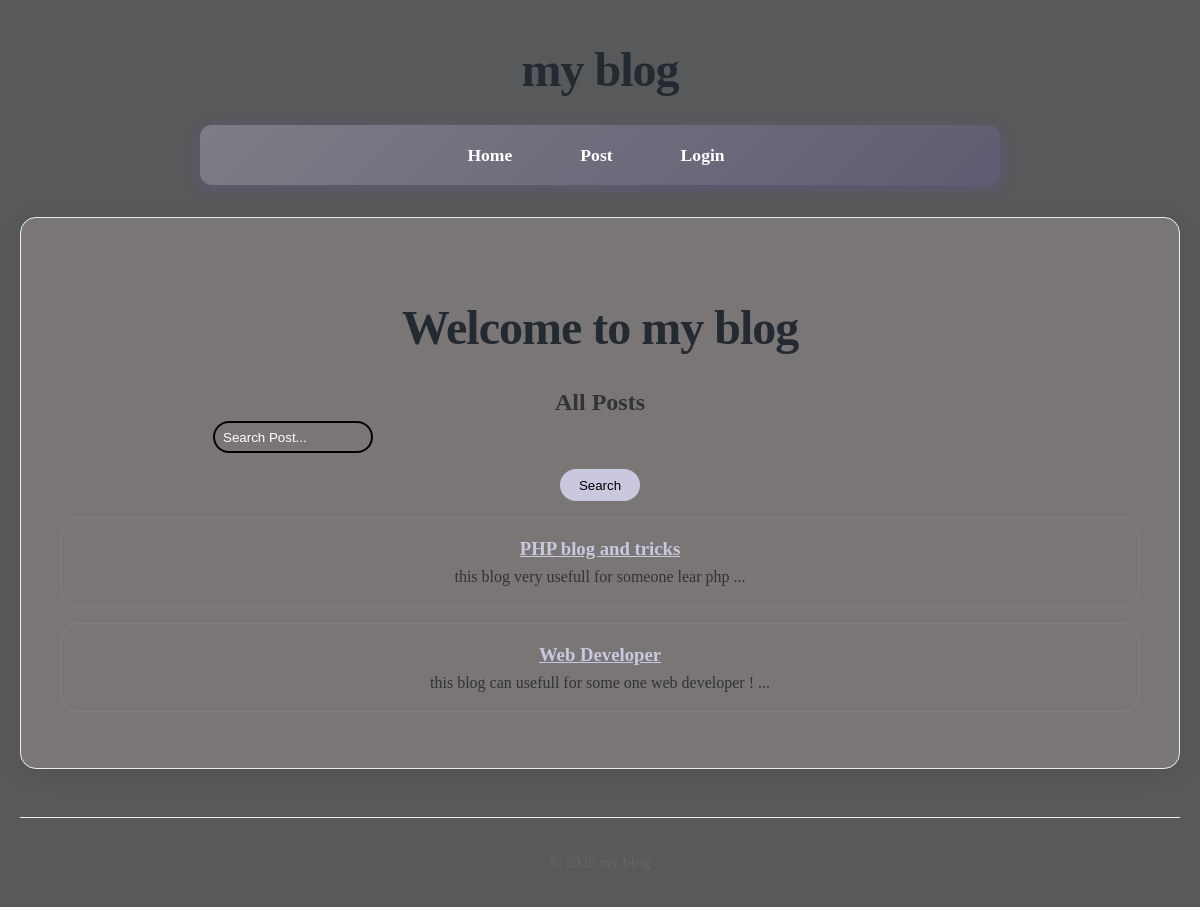
The app's page /post, older data.
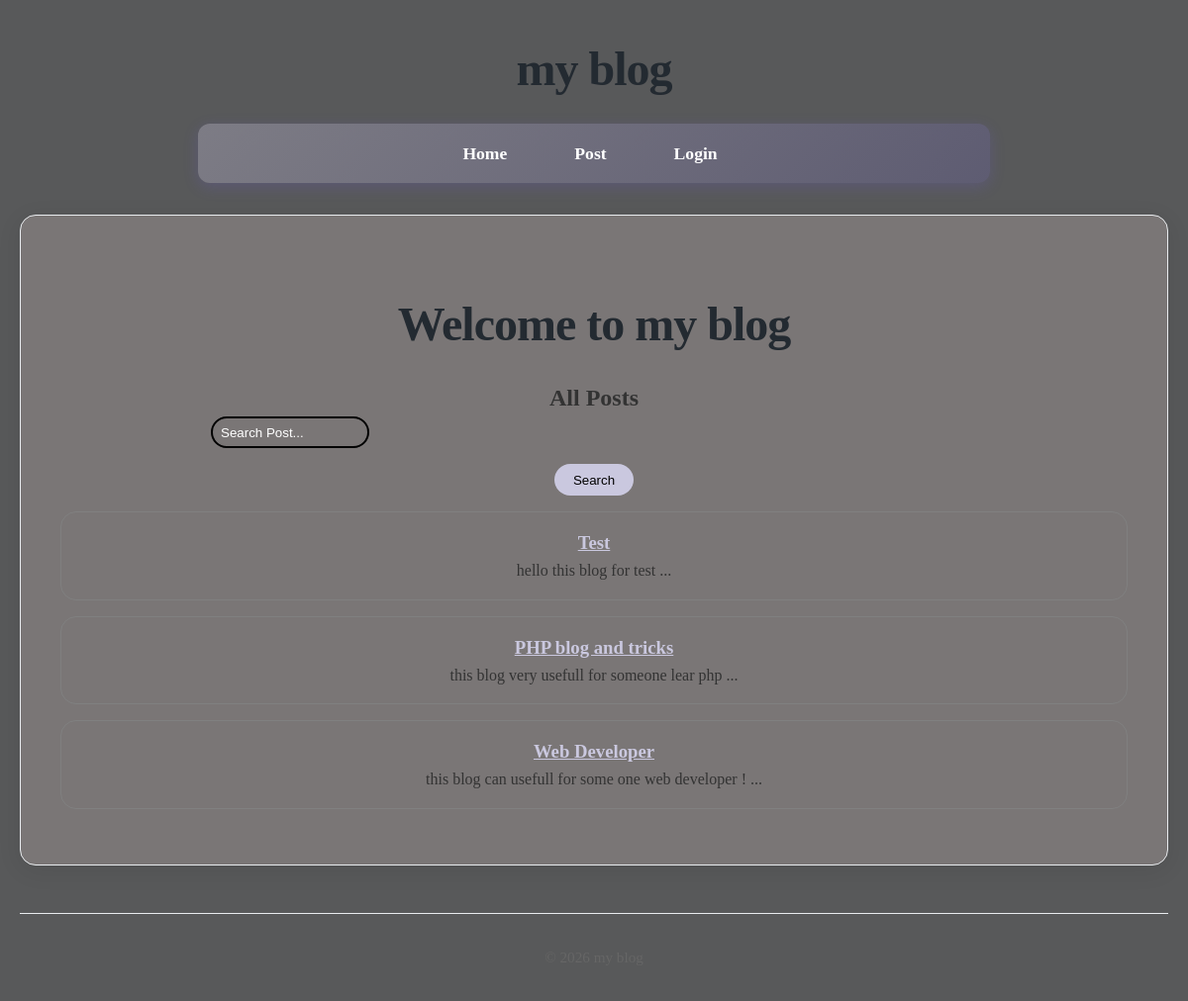
The same page, newer data.
### tables this page shows
CREATE TABLE posts(
    id INTEGER PRIMARY KEY AUTOINCREMENT,
    title TEXT NOT NULL,
    content TEXT NOT NULL,
    views INTEGER DEFAULT 0,
    user_id INTEGER NOT NULL,
    created_at DATETIME DEFAULT CURRENT_TIMESTAMP,
    FOREIGN KEY (user_id) REFERENCES users (id)
);

### core/Router.php (called while the page is built, shortened)
<?php
class Router{
    protected array $routes = [];
    protected array $globalMiddleware = [];
    protected array $routeMiddleware = [];
    public function add(string $method ,string $uri ,string $controller , array $middlewares = []): void{
        $this->routes[] = [
            'method' => $method,
            'uri' => $uri,
            'controller' => $controller,
            'middlewares' => $middlewares
        ];
    }
    public function addGlobalMiddleware(string $middleware):void {
        $this->globalMiddleware[] = $middleware;
    }
    public function addRouteMiddleware(string $name,string $middleware):void {
        $this->routeMiddleware[$name] = $middleware;
    }
    public function dispatch(string $uri ,string $method){
        $route = $this->findRoute($uri , $method);
        $middlewares = [
            ...$this->globalMiddleware,
            ...array_map(fn($name)=>$this->routeMiddleware[$name],$route['middlewares'])
        ];
       return $this->runMiddleware(
        $middlewares,
        function () use ($route) {
            [$controller , $action] = explode('@' , $route['controller']);
            return $this->callAction($controller , $action , $route['params']);
        }
       );
    }
    protected function runMiddleware(array $middlewares , callable $target): mixed{
        $next = $target;
        foreach(array_reverse($middlewares) as $middleware){
            $next = function() use ($middleware , $next){
                error_log("Middle ware : running $middleware");
                return (new $middleware)->handle($next);
            };
        }
        return $next();
    }
    protected function findRoute(string $uri , string $method): ?array{
        foreach($this->routes as $route){
            $params = $this->matchRoute($route['uri'] , $uri);
            if($params !== null && $route['method'] === $method){
                return [...$route , 'params' => $params];
            }
        }
        return null;
    }
    protected function matchRoute(string $routeUri,string $requestUri): ?array{
        $routeSegments = explode('/', trim($routeUri,'/'));
        $requestSegments = explode('/', trim($requestUri,'/'));
        $params = [];
        foreach($routeSegments as $index => $routeSegment){
            if(str_starts_with($routeSegment,'{') && str_ends_with($routeSegment,'}')){
                $params[trim($routeSegment,'{}')] = $requestSegments[$index];
            }elseif($routeSegment !== $requestSegments[$index]){
                return null;
            }
        }
        return $params;
    }
    protected function callAction(string $controller,string $action,array $params): string{
        return (new $controller)->$action(... $params);
    }
}

### app/Services/Auth.php (called while the page is built, shortened)
<?php
class Auth{
    protected static $user = null;
    public static function user(): ?User{
        if(static::$user === null){
            $userId = $_SESSION['user_id'] ?? null;
            static::$user =  $userId ? User::find($userId) : RememberMe::user();
        }
        return static::$user;
    }
}

### app/Services/RememberMe.php (called while the page is built, shortened)
<?php
class RememberMe{
    public static function user(): ?User{
        $tokenString = $_COOKIE[static::COOKIE_NAME] ?? null;
        if(!$tokenString){
            return null;
        }
        $token = RememberToken::findValid($tokenString);
        $user = User::find($token->user_id);
        return $user;
    }
}

### app/Services/CSRF.php (called while the page is built, shortened)
<?php
class CSRF {
    public static function verify(?string $token = null): bool{
        $method = $_SERVER['REQUEST_METHOD'];
        if(in_array($method, ['GET','HEAD','OPTIONS'])){
            return true;
        }
        return false;
    }
}

### app/Controllers/PostController.php (called while the page is built, shortened)
<?php
class PostController{
   public function index(){
    $search = $_GET['search'] ?? '';
    $page = $_GET['page'] ?? 1;
    $limit = 10;
    $posts = Post::getRecent($limit, $page, $search);
    $total = Post::count($search);
    return View::render(
        template: 'post/index',
        layout: 'layouts/main',
        data: [
            'posts' => $posts ?? [],
            'search' => $search,
            'currentPage' => $page,
            'totalPages' => ceil($total / $limit)
        ]
    );
}
}

### core/App.php (called while the page is built, shortened)
<?php
class App{
    protected static $container = [];
    public static function bind(string $key, mixed $value): void{
        static::$container[$key] = $value;
    }
    public static function get(string $key): mixed{
        return static::$container[$key];
    }
}

### app/Models/Post.php (called while the page is built, shortened)
<?php
class Post extends Model{
    protected static string $table = 'posts';
    public static function getRecent(?int $limit = null, ?int $page = null, ?string $search = null)
{
    $db = App::get('database');
    $query = "SELECT * FROM " . static::$table;
    $params = [];
    $query .= " ORDER BY created_at DESC";
    if ($limit !== null && $page !== null) {
        $limit  = (int) $limit;
        $offset = (int) (($page - 1) * $limit);
        $query .= " LIMIT $limit OFFSET $offset";
    }
    return $db->fetchAll($query, $params, static::class);
}
    public static function count(?string $search = null): int{
        $db = App::get('database');
        $query = " SELECT COUNT(*) FROM " . static::$table;
        $params = [];
        return (int) $db->query($query,$params)->fetchColumn();
    }
}

### core/DataBase.php (called while the page is built, shortened)
<?php
class DataBase{
    protected $pdo;
    public function __construct(array $config){
        try {
            $dsn = $this->createDsn($config);
            $username = $config['username'] ?? null;
            $password = $config['password'] ?? null;
            $options = $config['options'] ?? null;
            $this->pdo = new PDO($dsn , $username , $password , $options);
            $this->pdo->setAttribute(PDO::ATTR_ERRMODE,PDO::ERRMODE_EXCEPTION);
        } catch (PDOException $e) {
            throw new Exception("Could not connect to the database:" . $e);
        }
    }
    protected function createDsn(array $config): string{
        $driver = $config['driver'];
        $dbname = $config['dbname'];
        return match ($driver) {
            'sqlite' => "sqlite:$dbname",
            default => throw new Exception("Unsupported database driver: $driver") ,
        };
    }
    public function query(string $sql, array $params = []): PDOStatement{
        $stmt = $this->pdo->prepare($sql);
        $stmt->execute($params);
        return $stmt;
    }
    public function fetchAll(string $sql,array $params = [], ?string $classname = null): array{
        $stmt = $this->query($sql,$params);
        return $classname ? $stmt->fetchAll(PDO::FETCH_CLASS , $classname) : $stmt->fetchAll(PDO::FETCH_ASSOC);
    }
}

### app/Middlewares/CSRF.php (called while the page is built, shortened)
<?php
class CSRF implements MiddleWare{
    public function handle(callable $next){
      return $next();
    }
}

### app/Middlewares/View.php (called while the page is built, shortened)
<?php
class View implements MiddleWare{
    public function handle(callable $next){
      return $next();
    }
}

### core/View.php (called while the page is built, shortened)
<?php
class View{
    protected static $globals = [];
    public static function share(string $key , mixed $value): void{
        static::$globals[$key] = $value;
    }
    public static function render(string $template , array $data = [] , $layout = null): string{
        $data = [...static::$globals , ...$data];
        $content = static::renderTemplate($template, $data);
        return static::renderLayout($layout , $data, $content);
    }
    public static function partial(string $template , array $data = []): string{
        return static::renderTemplate("partials/$template" , $data);
    }
    protected static function renderTemplate(string $template , array $data): string{
        extract($data);
        $path = dirname(__DIR__) . "/app/Views/$template.php";
        require $path;
        return ob_get_clean();
    }
     protected static function renderLayout(?string $template , array $data, string $content):string{
        extract([...$data , 'content' =>$content]);
        $path = dirname(__DIR__) . "/app/Views/$template.php";
        require $path;
        return ob_get_clean();
    }
}

### helpers.php (called while the page is built, shortened)
<?php
if(!function_exists('partial')){
function partial(string $template , array $data = []): string{
    return View::partial($template , $data);
}
}

### app/Views/partials/_post.php (the view)
<?php foreach($posts as $post): ?>
    <article>
        <h3>
           <a href="/post/<?= $post->id ?>"><?= htmlspecialchars($post->title) ?></a>
        </h3>
        <p><?= htmlspecialchars(substr($post->content , 0, 100)) ?> ... </p>
    </article>
<?php endforeach; ?>

### public/index.php (shortened to what this page needs)
<?php
require_once __DIR__ . '/../helpers.php';
$router = new Router();
$uri = parse_url($_SERVER['REQUEST_URI'])['path'];
$method = $_SERVER['REQUEST_METHOD'];
echo $router->dispatch($uri,$method);

### app/Views/post/index.php (shortened to what this page needs)
<h1>Welcome to my blog</h1>
<h2>All Posts</h2>
<form action="" method="GET">
    <input type="text" class="search" name="search" value="<?= htmlspecialchars($search) ?>" placeholder="Search Post...">
    <button class="search-btn">Search</button>
</form>
<?= partial('_post' , ['posts' => $posts]) ?>

### app/Views/layouts/main.php (shortened to what this page needs)
<!DOCTYPE html>
<html lang="en">
<head>
    <link rel="stylesheet" href="/style/style-form.css" />
    <link rel="stylesheet" href="/style/style-main.css" />
</head>
<body>
    <h1>my blog</h1>
    <nav>
        <a href="/">Home</a>
        <a href="/../post">Post</a>
       <?php if($user): ?>
            <?php if(check('dashboard')): ?>
                <a href="/admin/dashboard">Admin</a>
            <?php endif; ?>
        <form action="/logout" method="POST">
                <?= csrf_token() ?>
                <button>Logout (<?= $user->email ?>)</button>
            </form>
        <?php else: ?>
                <a href="/login">Login</a>
        <?php endif; ?>
    </nav>
    <main>
        <section>
            <p><?=$content ?></p>
        </section>
    </main>
    <footer>
        <p> &copy; <?= date('Y') ?> my blog </p>
    </footer>
</body>
</html>

### public/style/style-form.css (style rules this page uses)
body { text-align: center; align-items: center; justify-content: center; }
input { display: block; position: relative; left: 9.5rem; width: 30rem; height: 2rem; margin-bottom: 1rem; padding: 0.5rem; border: 2px solid black; border-radius: 2rem; background:none; }
input::placeholder { color: white; }
button { width: 30rem; height: 2rem; border: none; border-radius: 2rem; transition: 300ms ; }

### public/style/style-main.css (style rules this page uses)
* { margin: 0; padding: 0; box-sizing: border-box; }
body { font-family: Cambria, Cochin, Georgia, Times, 'Times New Roman', serif; line-height: 1.6; color: #333; background-color: #58595a; max-width: 1200px; margin: 0 auto; padding: 0 20px; }
h1 { text-align: center; margin: 2rem 0 1rem; font-size: 3rem; color: #232a31; font-weight: 700; letter-spacing: -1px; }
h1::after { margin-left: 10px; }
nav { background: linear-gradient(135deg, #7d7c85 0%, #5e5c72 100%); padding: 1rem; border-radius: 12px; margin: 1rem auto 2rem; box-shadow: 0 4px 15px rgba(108, 92, 231, 0.2); max-width: 800px; }
nav a { color: white; text-decoration: none; font-weight: 600; padding: 0.8rem 1.5rem; margin: 0 0.5rem; border-radius: 8px; transition: all 0.3s ease; font-size: 1.1rem; }
nav a:first-child { margin-left: 0; }
main { background-color: rgb(122, 118, 118); padding: 2.5rem; border-radius: 16px; box-shadow: 0 5px 25px rgba(0, 0, 0, 0.08); margin-bottom: 3rem; min-height: 400px; border: 1px solid #e9ecef; }
footer { text-align: center; padding: 2rem; color: #666; border-top: 1px solid #e9ecef; margin-top: 2rem; font-size: 0.95rem; }
footer p { display: flex; align-items: center; justify-content: center; gap: 8px; }
article { margin-bottom: 1rem; margin-top: 1rem; padding: 1rem; border: 1px solid gray; border-radius: 1rem; transition: 300ms ease-in; }
body { animation: fadeIn 0.5s ease-out; }
a { color: #cac8df; transition: color 0.3s ease; }
main > * { transition: transform 0.2s ease; }
.search { width: 10rem; height:2rem; background:none; padding: 0.5rem; border: 2px solid none; border-radius: 1.5rem; transition: 300ms ease-in; }
.search-btn { width: 5rem; height: 2rem; background-color: #cac8df; border-radius: 1.5rem; transition: 300ms; }

Row changes from the older to the newer data that the page shows:
added posts: title "Test", content "hello this blog for test"
